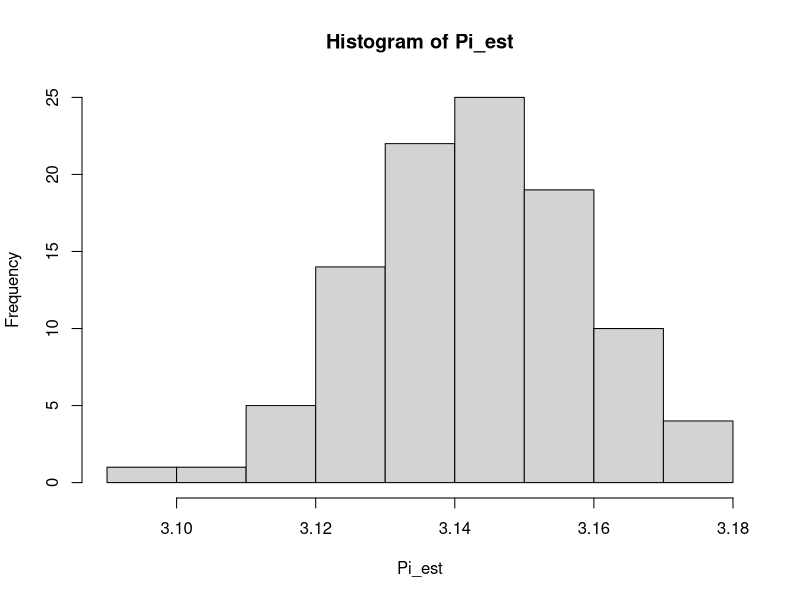
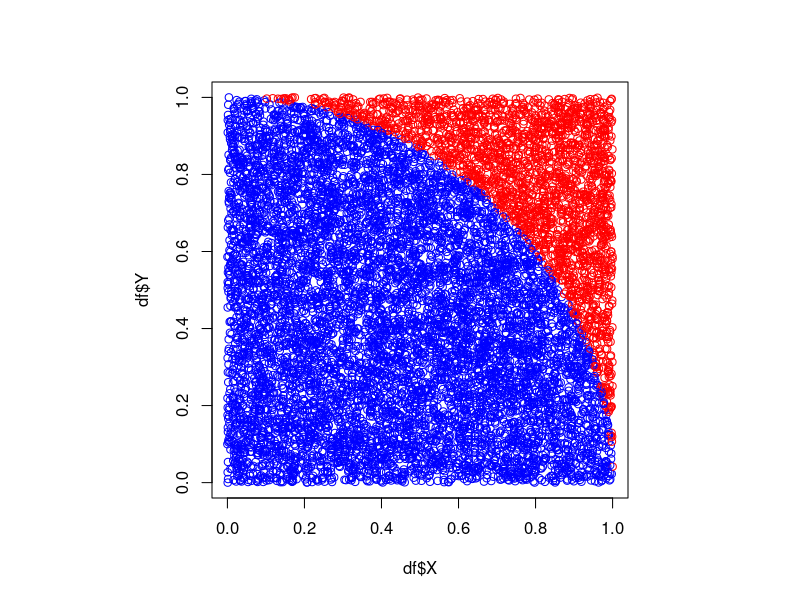

The R script that drew these images, in order:

setwd("~/Google Drive/Coursera_R/MonteCarlo")

# set the number of runs
Nrun <- 100

#clear any previous values in Pi_est
Pi_est <- c(0)
Pi_est <- Pi_est[0] 

for (i in 0:Nrun) {

  en <- 10000 #number of iterations per run
  X <- runif(en, 0, 1)
  Y <- runif(en, 0, 1)
  R = sqrt(X^2 + Y^2)
  
  # P represents the points within area of the quarter circle
  P = length(R[R<=1])
  
  # P/en represents the area of the quarter circle
  # Pi_est is an estimate of pi
  Pi_est <- c(Pi_est, 4*P/en)
  
}

options(digits=6)
summary(Pi_est, digits=6)
hist(Pi_est)


df <- as.data.frame(cbind(X, Y, R))
df$gp <- "Red"
df$gp[df$R<=1] <- "Blue"

# Plot the points on a square plot
par(pty="s")
plot(df$X, df$Y, col=df$gp)


